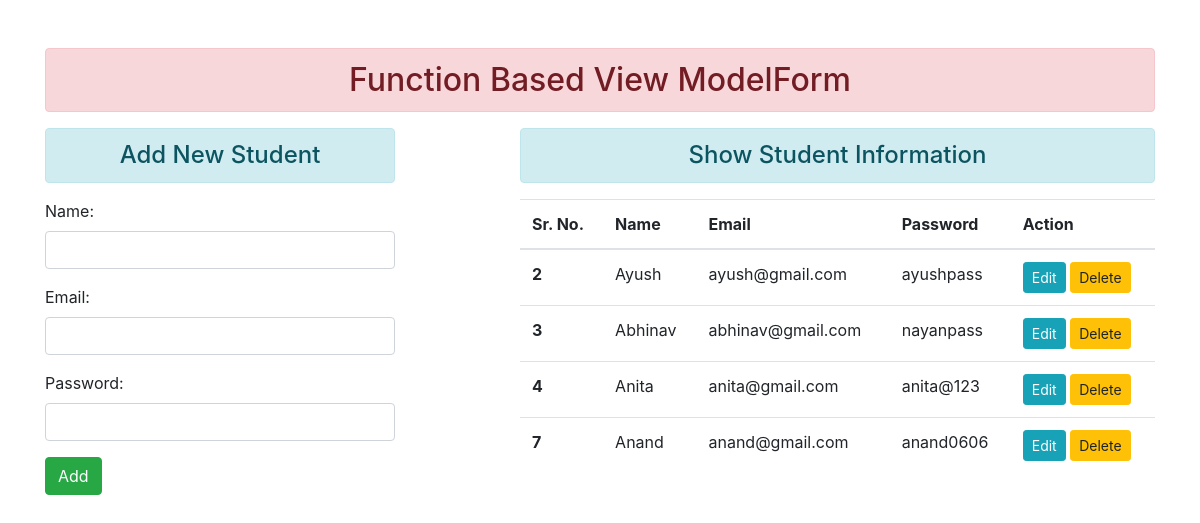
Before: / with the older database file.
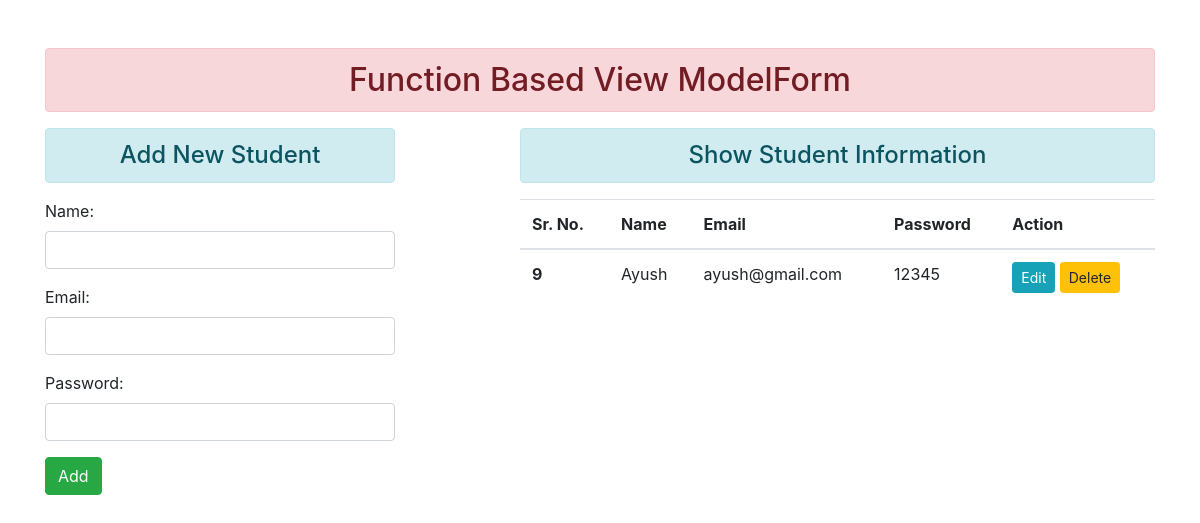
After: the same page with the newer database file.
### enroll/models.py (models this page shows)
class User(models.Model):
    name = models.CharField(max_length=70)
    email = models.EmailField(max_length=100)
    password = models.CharField(max_length=100)

### enroll/views.py (the view)
# urls.py: path('', views.add_show, name="addshow"),
def add_show(request):
    if request.method == 'POST':
        fm = StudentRegistration(request.POST)
        if fm.is_valid():
            nm = fm.cleaned_data['name']
            em = fm.cleaned_data['email']
            pw = fm.cleaned_data['password']
            reg = User(name=nm, email=em, password=pw)
            reg.save()
            fm = StudentRegistration()
    else:
        fm = StudentRegistration()
    stud = User.objects.all()
    return render(request, 'enroll/addshow.html', {'form':fm, 'stu': stud})

### enroll/forms.py
class StudentRegistration(forms.ModelForm):
    class Meta:
        model = User
        fields = ['name', 'email', 'password']
        widgets = {
            'name': forms.TextInput(attrs={'class':'form-control'}),
            'email': forms.EmailInput(attrs={'class':'form-control'}),
            'password': forms.PasswordInput(render_value=True, attrs={'class':'form-control'})
        }

### enroll/templates/enroll/addshow.html (shortened to what this page needs)
{% extends 'enroll/base.html' %}
{% block content %}
<div class="row">
    <div class = "col-md-4">
    <h4 class="text-center alert alert-info">Add New Student</h4>
    <form action="" method="POST">
    {{form.as_p}}
    <input type="submit" class="btn btn-success" value="Add">
    </form>
    </div>
    <div class = "col-md-7 offset-1">
        <h4 class="text-center alert alert-info">Show Student Information</h4>
        {% if stu %}
            <table class="table table-hover">
  <thead>
    <tr>
      <th scope="col">Sr. No.</th>
      <th scope="col">Name</th>
      <th scope="col">Email</th>
      <th scope="col">Password</th>
      <th scope="col">Action</th>
    </tr>
  </thead>
  <tbody>
  {% for st in stu %}
    <tr>
      <th scope="row">{{st.id}}</th>
      <td>{{st.name}}</td>
      <td>{{st.email}}</td>
      <td>{{st.password}}</td>
      <td>
        <a href="{% url 'updatedata' st.id %}" class="btn btn-info btn-sm">Edit</a>
		<form action="{% url 'deletedata' st.id %}" method="post" class="d-inline">
			<input type="submit" value="Delete" class="btn btn-warning btn-sm">
		</form>
      </td>
    </tr>
    {% endfor %}
  </tbody>
</table>
        {% else %}
            <h4 class="text-center alert alert-warning">No Records Found!</h4>
        {% endif %}
    </div>
</div>
{% endblock content %}

### enroll/templates/enroll/base.html (shortened to what this page needs)
<!DOCTYPE html>
{% load static %}
<html lang="en">
<head>
    <link rel="stylesheet" href="{% static 'enroll/css/bootstrap.css' %}">
</head>
<body>
    <div class="container mt-5">
        <h2 class="text-center alert alert-danger">Function Based View ModelForm</h2>
        {% block content %} {% endblock content %}
    </div>
</body>
</html>

Changed rows visible on the page:
removed User: id "2", name "Ayush", email "ayush@gmail.com", password "ayushpass"
removed User: id "3", name "Abhinav", email "abhinav@gmail.com", password "nayanpass"
removed User: id "4", name "Anita", email "anita@gmail.com", password "anita@123"
removed User: id "7", name "Anand", email "anand@gmail.com", password "anand0606"
added User: id "9", name "Ayush", email "ayush@gmail.com", password "12345"
